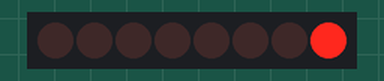
A sketch run on a simulated Arduino Uno, built with avr-gcc and run on an emulated ATmega328P. Parts: 8 shift-register outputs drawn as a row of LEDs (first output left, lit = HIGH). Wiring (inferred from the names in the program): shift register (74HC595): data pin 13; shift clock pin 11; latch pin 12. Wiring (inferred from the signals the program sends): row of LEDs: on Q0, Q1, Q2, Q3, Q4, Q5, Q6, Q7.

Above: at 1.1 s.
At 5.1 s:
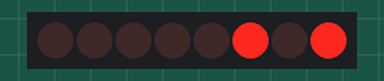
At 10.1 s:
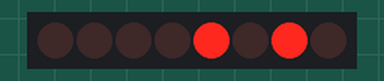
At 20.1 s:
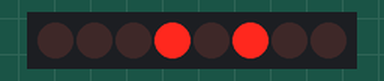
At 29.1 s:
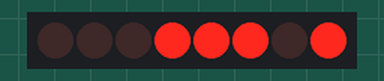
At 39.1 s:
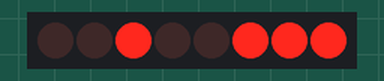
Timing chart, 0 to 40.0 s (numbered marks = the images above):
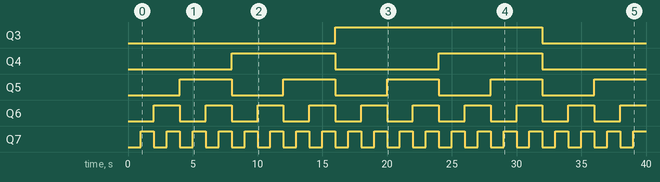

Measured:
- by itself, Q3: LOW → HIGH at 16.0 s, → LOW 16.0 s later
- by itself, Q4: alternates HIGH for 8.0 s and LOW for 8.0 s
- by itself, Q5: alternates HIGH for 4.0 s and LOW for 4.0 s
- by itself, Q6: alternates HIGH for 2.0 s and LOW for 2.0 s
- by itself, Q7: alternates HIGH for 1.0 s and LOW for 1.0 s

The sketch:

latch_with_shift_out.ino
```cpp
int latchPin = 12;
int clockPin = 11;
int dataPin = 13;
  void setup() {
    pinMode(latchPin, OUTPUT);
    pinMode(clockPin, OUTPUT);
    pinMode(dataPin, OUTPUT);
  }

  void loop() {
    for (int j = 0; j < 256; j++) {
      digitalWrite(latchPin, LOW);
      shiftOut(dataPin, clockPin, LSBFIRST, j);
      digitalWrite(latchPin, HIGH);
      delay(1000);
    }
  }
```
